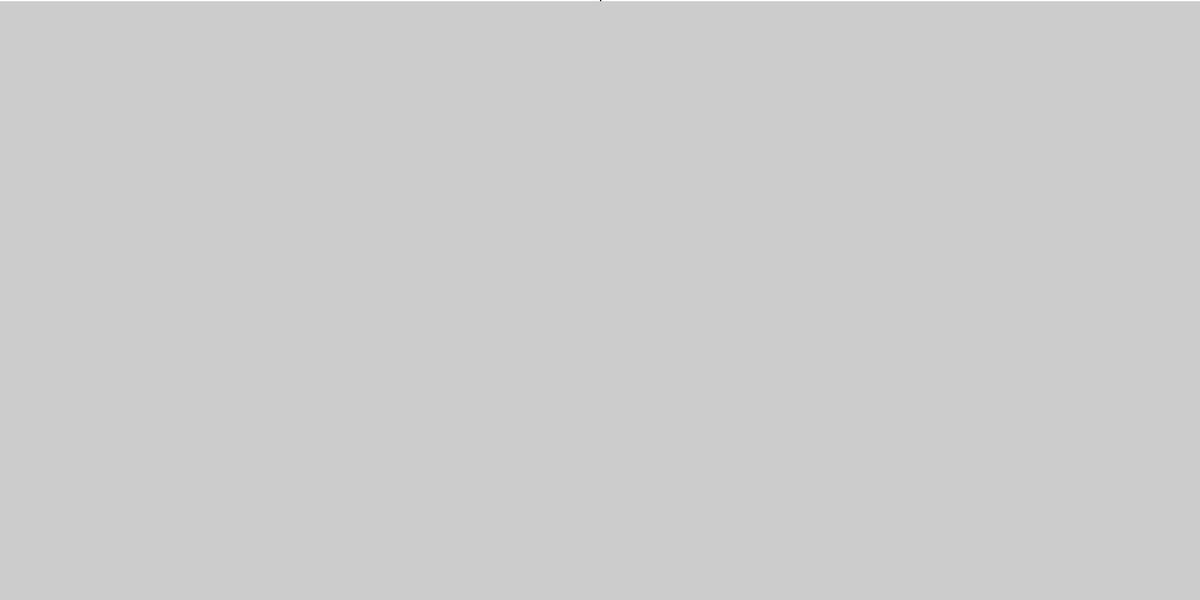
Frame 1 (no input)
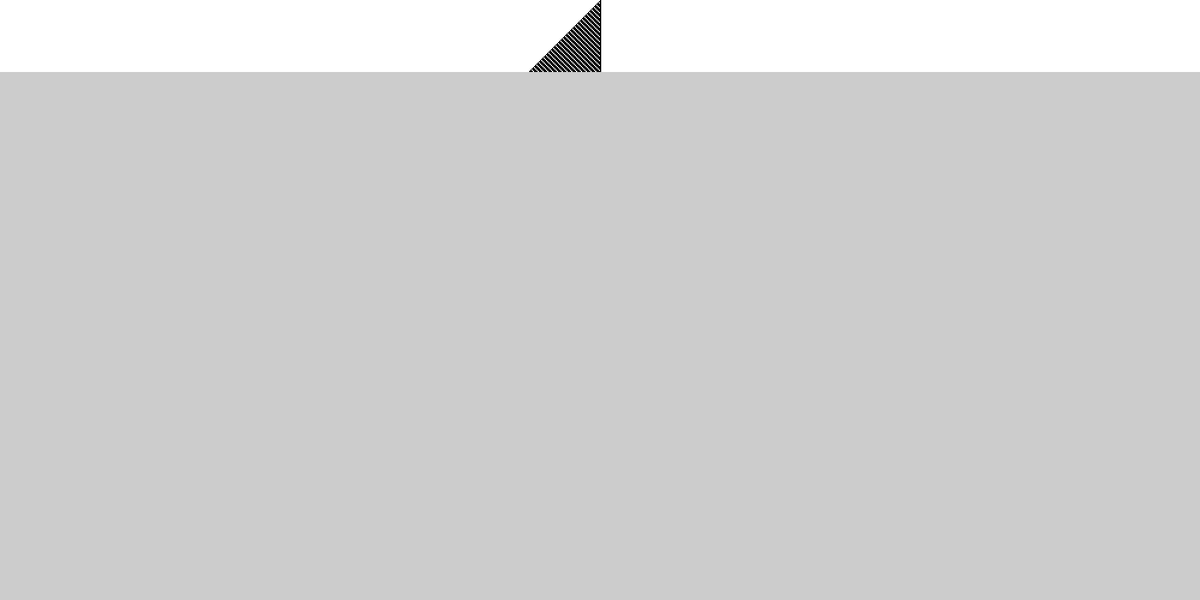
Frame 60 (the mouse pressed at the canvas centre just before this capture)
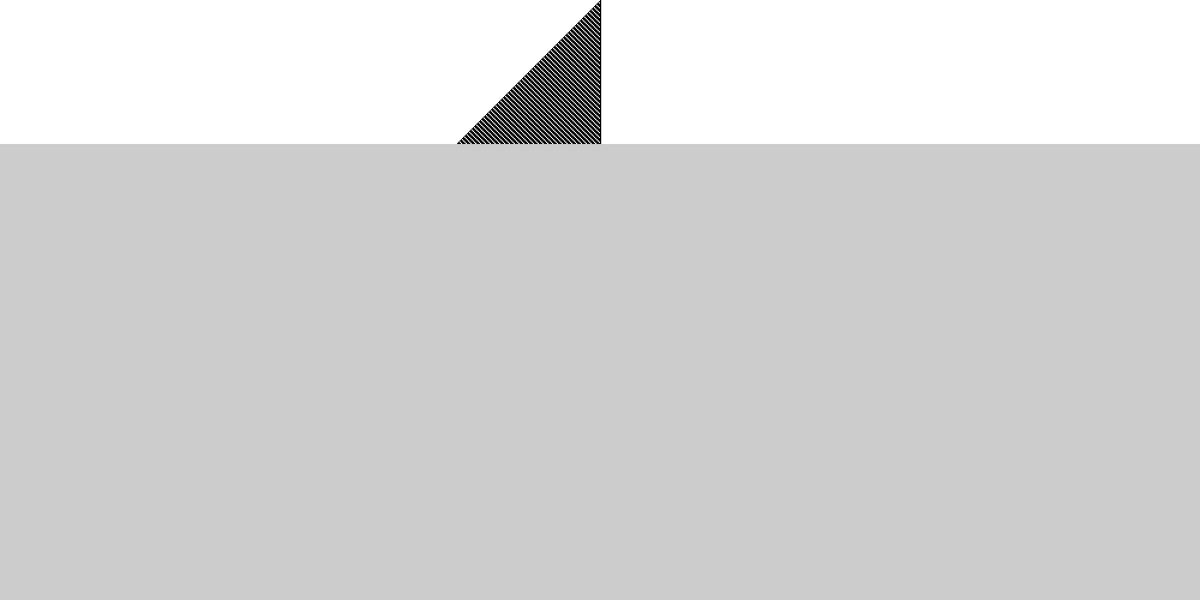
Frame 120 (the mouse held since frame 60 and released just before this capture)

The Processing sketch that drew these frames (run headless with seeded random() and noise(); from frame 60 on, the mouse is pressed at the canvas centre):

// Processing sketch: CellularAutomata
// ── CellularAutomata.pde
boolean[] rule = {true,false,true,true,true,true,false,false};
boolean[] cells;
int len = 1000;
int gens = 500, gen = 0;
void setup() {
  size(2000,1000);
  cells = new boolean[len];
  for ( boolean cell : cells) {
    cell = false;
  }
  cells[len/2] = true;
}

void draw() {
  noStroke();
  boolean[] newCells = new boolean[cells.length];
  for (int i = 0; i < cells.length; i++) {
    fill(cells[i] ? color(0) : color(255));
    rect(i*((float)width/len),gen*((float)height/gens),width/len,height/gens);
    
    int neighborhood = 0;
    
    neighborhood += i > 0 ? cells[i - 1] ? 0 : 1 : cells[cells.length - 1] ? 0 : 1;
    neighborhood += cells[i] ? 0 : 2;
    neighborhood += i < cells.length - 1 ? cells[i + 1] ? 0 : 4 : cells[0] ? 0 : 4;
    
    newCells[i] = rule[neighborhood];
  }
  cells = newCells;
  
  gen++;
}
